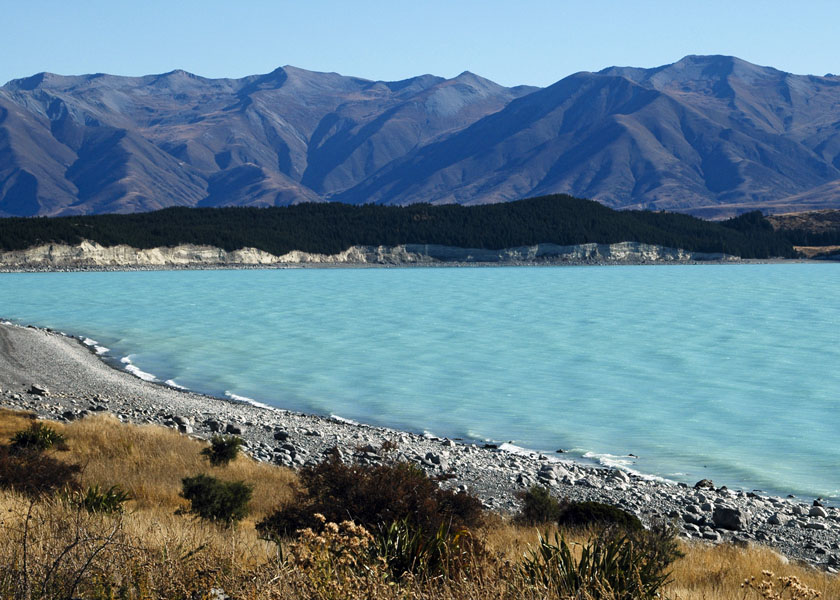
#> input picture Basics of Image Processing, PA1/img1.jpg, 840 x 600 px
$ jupyter execute Question_4.ipynb
#> lines starting #> are read from the running program, lines starting #| are printed output that depends on the picture; after the words box and inside, x2 and y2 are one past the last pixel; in counts of white or black regions, pixels touching at a corner belong together; long printed decimals are rounded
[cell 1]
import cv2
import numpy as np
from matplotlib import pyplot as plt

[cell 2]
def RMSError(a1, a2):
    assert a1.shape == a2.shape
    rmse =np.sqrt( np.mean((a1 - a2) ** 2))
    return rmse

[cell 3]
# Read the image
img = cv2.imread("img1.jpg", 0)
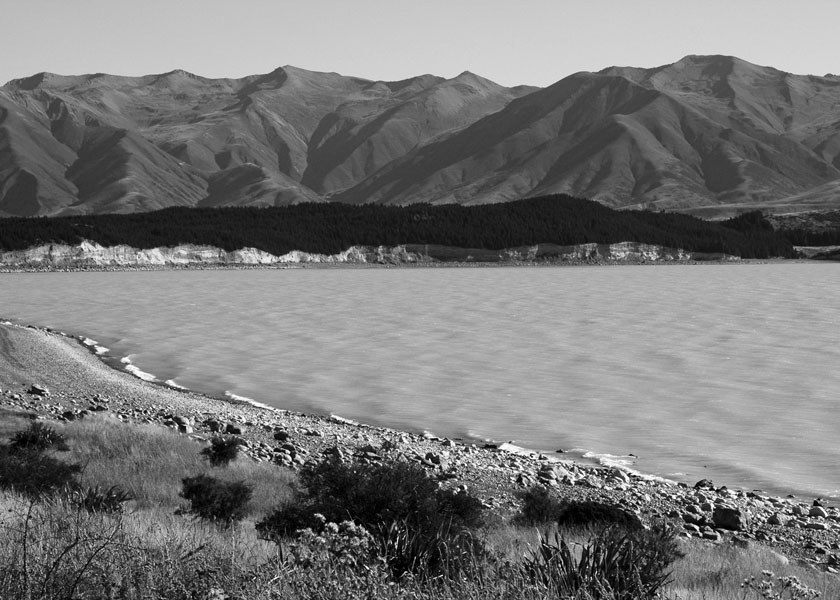
#> img: shape (600, 840); min 0, max 255, mean 120.5

# Create a blank image with the same size as the original image
bit_planes = [np.zeros(img.shape, dtype=np.uint8) for i in range(8)]

# Iterate through the bits of the image
for i in range(8):
    # Extract the i-th bit plane
    bit_planes[i] = img & (1 << i)
#> after the loop, bit_planes = 8 items

# Display the bit planes
for i in range(8):
    cv2.imshow("Bit Plane " + str(i), bit_planes[i])
#> this loop made 8 passes
#> pass 1, `cv2.imshow("Bit Plane " + str(i), bit_planes[i])`:
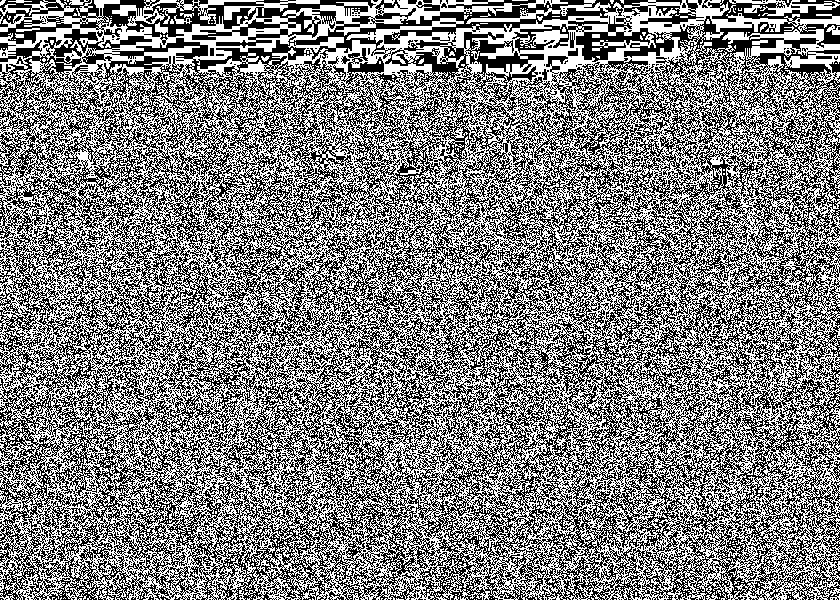
#> window 'Bit Plane 0': shape (600, 840); values 0 (black) and 1 (white), 50.1% white; black in thin lines or dots
#> pass 2, `cv2.imshow("Bit Plane " + str(i), bit_planes[i])`:
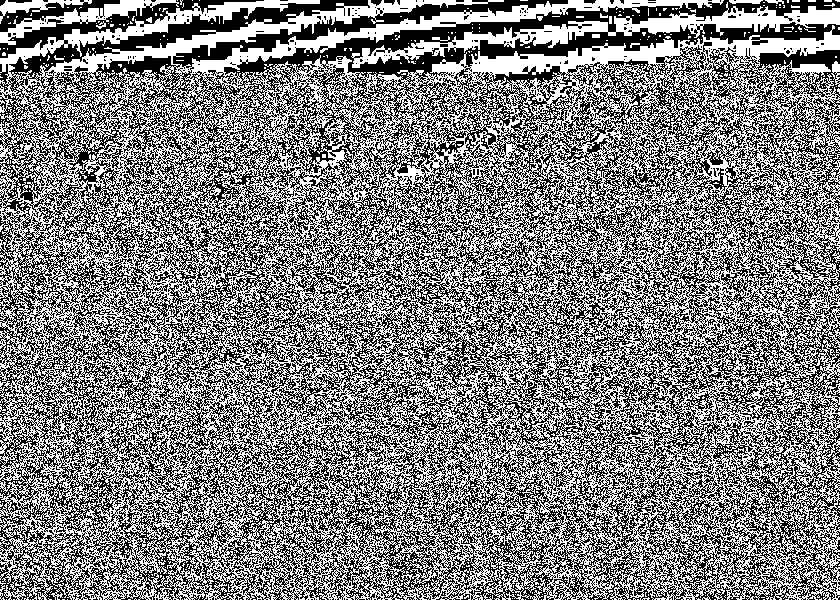
#> window 'Bit Plane 1': shape (600, 840); values 0 (black) and 2 (white), 50.1% white; black in thin lines or dots


cv2.waitKey(0)
cv2.destroyAllWindows()
for i in range(8):

    print(RMSError(img,bit_planes[i]))
#> this loop made 8 passes
#> rmse in RMSError on passes 1 to 8: 9.46, 9.52, 10.4, 10.23, 10.55, 10.13, 10.39, 10.61
#| 9.462
#| 9.521
#| 10.403
#| 10.230
#| 10.551
#| 10.134
#| 10.386
#| 10.605

$ run again, with Basics of Image Processing, PA1/img2.jpg copied over Basics of Image Processing, PA1/img1.jpg
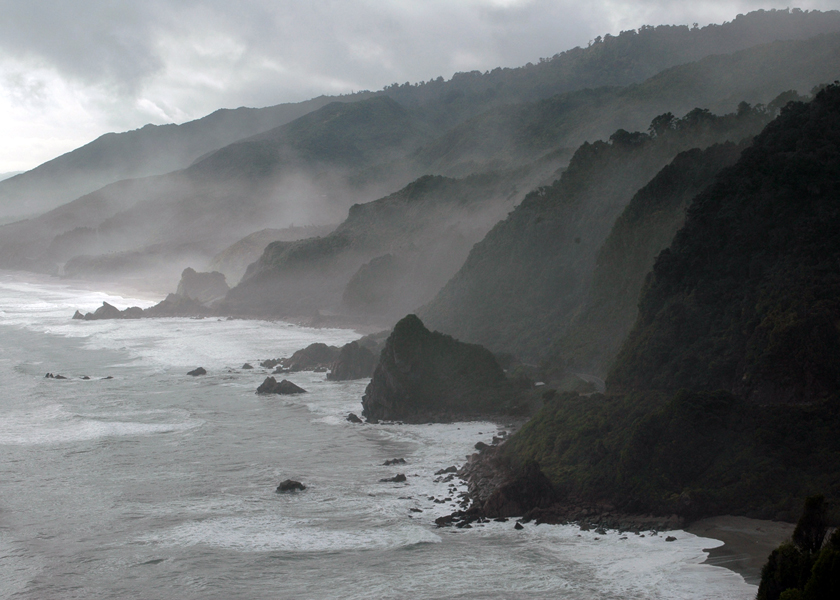
#> input picture Basics of Image Processing, PA1/img2.jpg, 840 x 600 px
#> after the loop `for i in range(8):`: bit_planes = 8 items
#> the loop `for i in range(8):` made 8 passes
#> pass 1, `cv2.imshow("Bit Plane " + str(i), bit_planes[i])`:
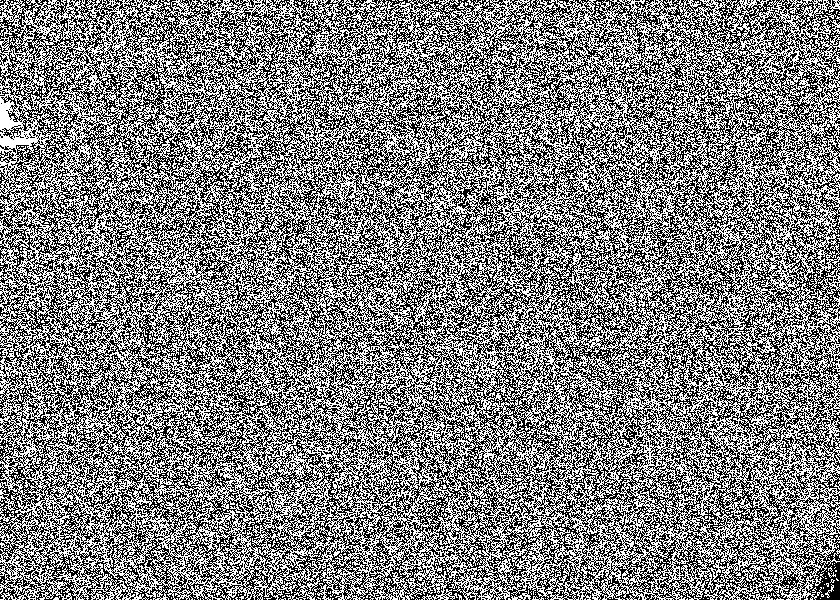
#> window 'Bit Plane 0': shape (600, 840); values 0 (black) and 1 (white), 50.1% white; black in thin lines or dots
#> pass 2, `cv2.imshow("Bit Plane " + str(i), bit_planes[i])`:
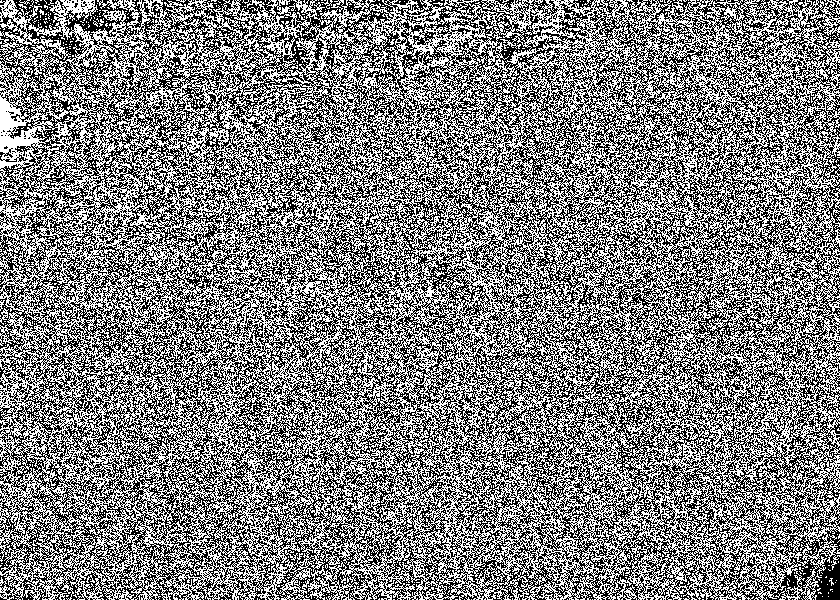
#> window 'Bit Plane 1': shape (600, 840); values 0 (black) and 2 (white), 50% white; black in thin lines or dots
#> the loop `for i in range(8): ` made 8 passes
#> (printed output is left out)

$ run again, with Basics of Image Processing, PA1/iitrpr.jpg copied over Basics of Image Processing, PA1/img1.jpg
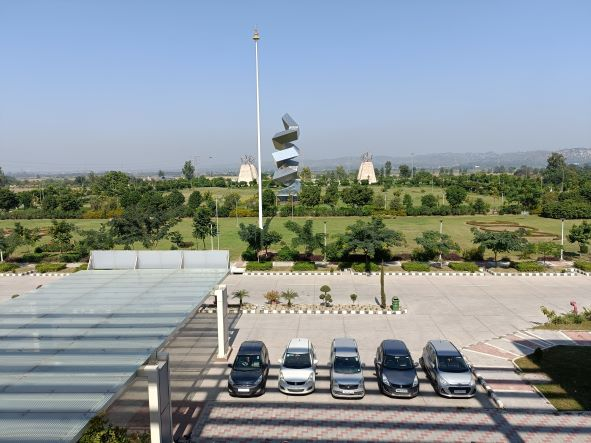
#> input picture Basics of Image Processing, PA1/iitrpr.jpg, 591 x 443 px
#> after the loop `for i in range(8):`: bit_planes = 8 items
#> the loop `for i in range(8):` made 8 passes
#> pass 1, `cv2.imshow("Bit Plane " + str(i), bit_planes[i])`:
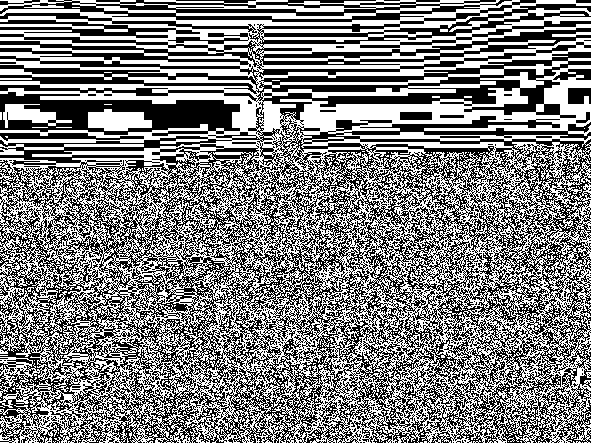
#> window 'Bit Plane 0': shape (443, 591); values 0 (black) and 1 (white), 50% white; 615 black regions (594 under 20 px), largest, box (x1, y1, x2, y2) and area: (0, 0, 591, 443) 113896, (0, 92, 240, 136) 5648, (0, 0, 512, 22) 4470
#> pass 2, `cv2.imshow("Bit Plane " + str(i), bit_planes[i])`:
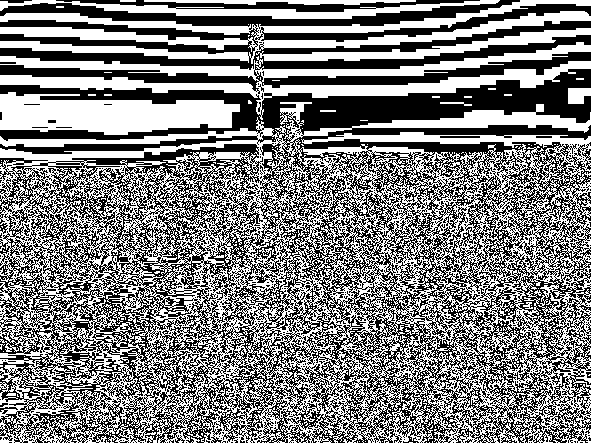
#> window 'Bit Plane 1': shape (443, 591); values 0 (black) and 2 (white), 50% white; 643 white regions (622 under 20 px), largest, box (x1, y1, x2, y2) and area: (0, 102, 591, 443) 93324, (0, 42, 591, 120) 10891, (0, 0, 591, 64) 10626
#> the loop `for i in range(8): ` made 8 passes
#> (printed output is left out)

$ run again, with Basics of Image Processing, PA1/roatate15inbuit.jpg copied over Basics of Image Processing, PA1/img1.jpg
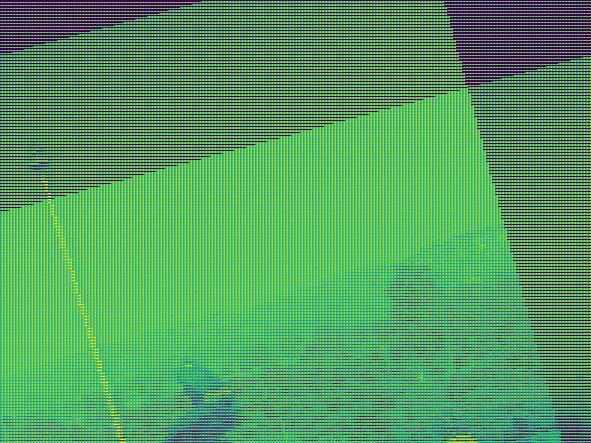
#> input picture Basics of Image Processing, PA1/roatate15inbuit.jpg, 591 x 443 px
#> after the loop `for i in range(8):`: bit_planes = 8 items
#> the loop `for i in range(8):` made 8 passes
#> pass 1, `cv2.imshow("Bit Plane " + str(i), bit_planes[i])`:
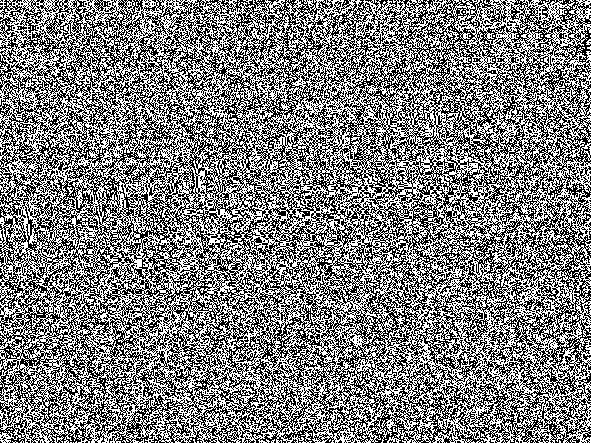
#> window 'Bit Plane 0': shape (443, 591); values 0 (black) and 1 (white), 50.1% white; black in thin lines or dots
#> pass 2, `cv2.imshow("Bit Plane " + str(i), bit_planes[i])`:
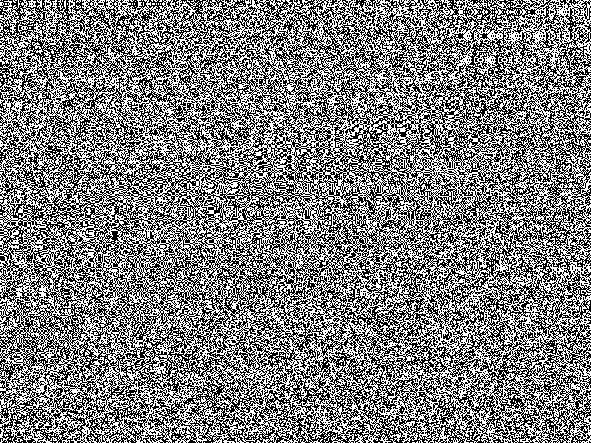
#> window 'Bit Plane 1': shape (443, 591); values 0 (black) and 2 (white), 50.1% white; black in thin lines or dots
#> the loop `for i in range(8): ` made 8 passes
#> (printed output is left out)
